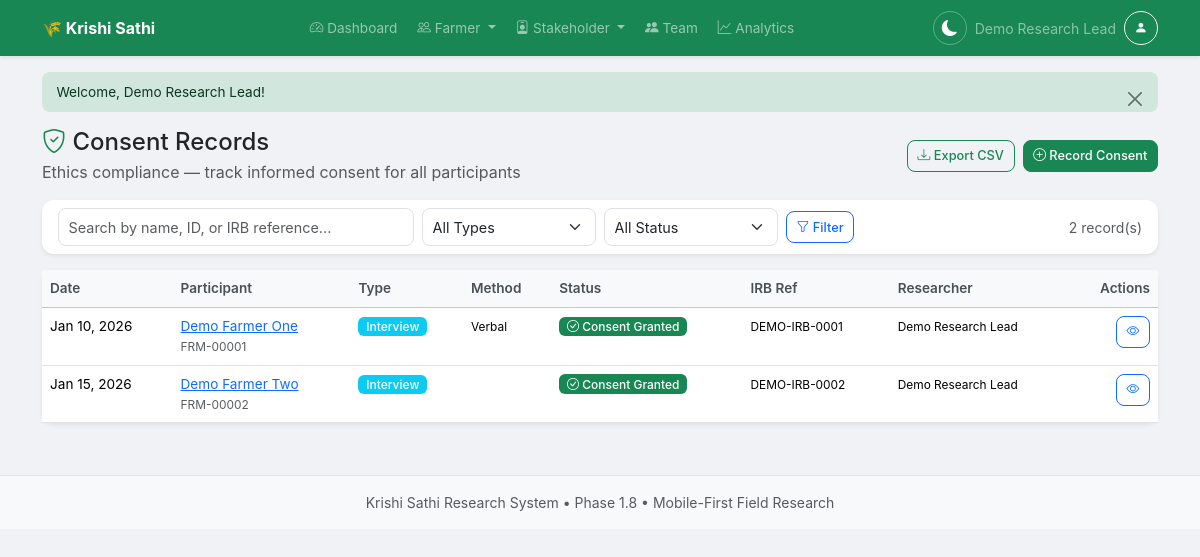
/consent.php (signed in), run on the app's committed database.
### tables this page shows
CREATE TABLE `research_consent_records` (
  `id` int(11) NOT NULL AUTO_INCREMENT,
  `farmer_id` int(11) DEFAULT NULL,
  `participant_id` int(11) DEFAULT NULL,
  `consent_date` date NOT NULL,
  `consent_type` enum('farmer','stakeholder','photo','interview','audio') NOT NULL,
  `consent_status` enum('granted','withdrawn','expired') NOT NULL DEFAULT 'granted',
  `consent_method` enum('verbal','written_digital','written_physical','implied') DEFAULT NULL,
  `consent_form_filename` varchar(255) DEFAULT NULL COMMENT 'Uploaded consent form PDF/image',
  `consent_form_original_name` varchar(255) DEFAULT NULL,
  `irb_reference` varchar(100) DEFAULT NULL COMMENT 'IRB approval reference number',
  `researcher_id` int(11) NOT NULL,
  `witness_name` varchar(100) DEFAULT NULL COMMENT 'Witness for verbal consent',
  `witness_relationship` varchar(100) DEFAULT NULL,
  `notes` text DEFAULT NULL,
  `withdrawn_at` datetime DEFAULT NULL,
  `withdrawn_by` int(11) DEFAULT NULL,
  `created_at` timestamp NOT NULL DEFAULT current_timestamp(),
  PRIMARY KEY (`id`),
  KEY `farmer_id` (`farmer_id`),
  KEY `participant_id` (`participant_id`),
  KEY `researcher_id` (`researcher_id`),
  KEY `withdrawn_by` (`withdrawn_by`),
  CONSTRAINT `research_consent_records_ibfk_1` FOREIGN KEY (`farmer_id`) REFERENCES `research_farmers` (`id`) ON DELETE CASCADE,
  CONSTRAINT `research_consent_records_ibfk_2` FOREIGN KEY (`participant_id`) REFERENCES `research_participants` (`id`) ON DELETE CASCADE,
  CONSTRAINT `research_consent_records_ibfk_3` FOREIGN KEY (`researcher_id`) REFERENCES `research_users` (`id`),
  CONSTRAINT `research_consent_records_ibfk_4` FOREIGN KEY (`withdrawn_by`) REFERENCES `research_users` (`id`)
);

CREATE TABLE `research_farmers` (
  `id` int(11) NOT NULL AUTO_INCREMENT,
  `farmer_id` varchar(50) NOT NULL,
  `name` varchar(255) NOT NULL,
  `phone` varchar(20) DEFAULT NULL,
  `district` varchar(100) DEFAULT NULL,
  `municipality` varchar(100) DEFAULT NULL,
  `ward` varchar(20) DEFAULT NULL,
  `tole` varchar(255) DEFAULT NULL,
  `latitude` decimal(10,7) DEFAULT NULL,
  `longitude` decimal(10,7) DEFAULT NULL,
  `altitude` decimal(8,2) DEFAULT NULL,
  `gps_altitude` decimal(8,2) DEFAULT NULL,
  `gps_accuracy` decimal(10,2) DEFAULT NULL,
  `location_source` varchar(50) DEFAULT NULL,
  `approval_status` varchar(20) DEFAULT NULL,
  `approved_by` int(11) DEFAULT NULL,
  `approved_at` timestamp NULL DEFAULT NULL,
  `gps_timestamp` timestamp NULL DEFAULT NULL,
  `deleted_at` timestamp NULL DEFAULT NULL,
  `deleted_by` int(11) DEFAULT NULL,
  `age_group` varchar(20) DEFAULT NULL,
  `gender` varchar(10) DEFAULT NULL,
  `education_level` varchar(50) DEFAULT NULL,
  `primary_occupation` varchar(100) DEFAULT NULL,
  `land_ownership_type` varchar(50) DEFAULT NULL,
  `irrigation_access` varchar(50) DEFAULT NULL,
  `preferred_language` varchar(50) DEFAULT NULL,
  `cooperative_membership` varchar(100) DEFAULT NULL,
  `created_by` int(11) DEFAULT NULL,
  `created_at` timestamp NOT NULL DEFAULT current_timestamp(),
  `updated_at` timestamp NOT NULL DEFAULT current_timestamp() ON UPDATE current_timestamp(),
  `is_deleted` tinyint(1) NOT NULL DEFAULT 0,
  PRIMARY KEY (`id`),
  UNIQUE KEY `farmer_id` (`farmer_id`),
  KEY `created_by` (`created_by`),
  KEY `research_farmers_deleted_by_fk` (`deleted_by`),
  KEY `idx_farmers_district` (`district`),
  KEY `idx_farmers_is_deleted` (`is_deleted`),
  CONSTRAINT `research_farmers_deleted_by_fk` FOREIGN KEY (`deleted_by`) REFERENCES `research_users` (`id`) ON DELETE SET NULL,
  CONSTRAINT `research_farmers_ibfk_1` FOREIGN KEY (`created_by`) REFERENCES `research_users` (`id`) ON DELETE SET NULL,
  CONSTRAINT `research_farmers_ibfk_2` FOREIGN KEY (`deleted_by`) REFERENCES `research_users` (`id`) ON DELETE SET NULL
);

CREATE TABLE `research_users` (
  `id` int(11) NOT NULL AUTO_INCREMENT,
  `username` varchar(100) NOT NULL,
  `password` varchar(255) NOT NULL,
  `full_name` varchar(255) NOT NULL,
  `phone` varchar(50) DEFAULT NULL,
  `email` varchar(255) DEFAULT NULL,
  `role` enum('lead','editor','contributor','viewer') NOT NULL DEFAULT 'contributor',
  `status` enum('active','inactive') NOT NULL DEFAULT 'active',
  `force_password_change` tinyint(1) NOT NULL DEFAULT 0,
  `last_login` timestamp NULL DEFAULT NULL,
  `created_by` int(11) DEFAULT NULL,
  `created_at` timestamp NOT NULL DEFAULT current_timestamp(),
  `updated_at` timestamp NOT NULL DEFAULT current_timestamp() ON UPDATE current_timestamp(),
  `is_deleted` tinyint(1) NOT NULL DEFAULT 0,
  `deleted_at` timestamp NULL DEFAULT NULL,
  `deleted_by` int(11) DEFAULT NULL,
  PRIMARY KEY (`id`),
  UNIQUE KEY `username` (`username`),
  KEY `research_users_deleted_by_fk` (`deleted_by`),
  KEY `research_users_created_by_fk` (`created_by`),
  CONSTRAINT `research_users_created_by_fk` FOREIGN KEY (`created_by`) REFERENCES `research_users` (`id`) ON DELETE SET NULL,
  CONSTRAINT `research_users_deleted_by_fk` FOREIGN KEY (`deleted_by`) REFERENCES `research_users` (`id`) ON DELETE SET NULL,
  CONSTRAINT `research_users_ibfk_1` FOREIGN KEY (`created_by`) REFERENCES `research_users` (`id`) ON DELETE SET NULL,
  CONSTRAINT `research_users_ibfk_2` FOREIGN KEY (`created_by`) REFERENCES `research_users` (`id`) ON DELETE SET NULL,
  CONSTRAINT `research_users_ibfk_3` FOREIGN KEY (`created_by`) REFERENCES `research_users` (`id`) ON DELETE SET NULL
);

### consent.php (the view, shortened to what this page needs)
<?php
require_once __DIR__ . '/config.php';
$pdo = getDB();
$search = trim($_GET['search'] ?? '');
$whereConditions = [];
$params = [];
$whereClause = count($whereConditions) > 0 ? ' WHERE ' . implode(' AND ', $whereConditions) : '';
$countStmt = $pdo->prepare("SELECT COUNT(*)
    FROM research_consent_records cr
    LEFT JOIN research_farmers rf ON cr.farmer_id = rf.id
    LEFT JOIN research_participants p ON cr.participant_id = p.id
    JOIN research_users ru ON cr.researcher_id = ru.id" . $whereClause);
$countStmt->execute($params);
$totalRecords = (int) $countStmt->fetchColumn();
[$page, $totalPages, $offset] = paginationData($totalRecords);
$sql = "SELECT cr.*,
               rf.name AS farmer_name, rf.farmer_id AS farmer_code,
               p.name AS participant_name, p.participant_id AS participant_code,
               ru.full_name AS researcher_name
        FROM research_consent_records cr
        LEFT JOIN research_farmers rf ON cr.farmer_id = rf.id
        LEFT JOIN research_participants p ON cr.participant_id = p.id
        JOIN research_users ru ON cr.researcher_id = ru.id"
        . $whereClause
        . " ORDER BY cr.created_at DESC"
        . " LIMIT " . PER_PAGE . " OFFSET $offset";
$stmt = $pdo->prepare($sql);
$stmt->execute($params);
$records = $stmt->fetchAll();
include __DIR__ . '/header.php';
?>
<div class="d-flex justify-content-between align-items-center mb-3">
    <div>
        <h4 class="mb-1"><i class="bi bi-shield-check text-success"></i> Consent Records</h4>
        <p class="text-muted mb-0">Ethics compliance — track informed consent for all participants</p>
    </div>
    <div class="d-flex gap-2">
        <?php if (canExport()): ?>
        <a href="<?php echo BASE_URL; ?>/export-consent.php<?php
            $qs = [];
            echo $qs ? '?' . http_build_query($qs) : '';
        ?>" class="btn btn-outline-success btn-sm">
            <i class="bi bi-download"></i> Export CSV
        </a>
        <?php endif; ?>
        <a href="<?php echo BASE_URL; ?>/consent-add.php" class="btn btn-success btn-sm">
            <i class="bi bi-plus-circle"></i> Record Consent
        </a>
    </div>
</div>
<form method="get" class="mb-3">
    <div class="card shadow-sm border-0">
        <div class="card-body py-2">
            <div class="row g-2 align-items-center">
                <div class="col-12 col-md-4">
                    <input type="text" name="search" class="form-control form-control-sm"
                           placeholder="Search by name, ID, or IRB reference..."
                           value="<?php echo htmlspecialchars($search); ?>">
                </div>
                <div class="col-6 col-md-2">
                    <select name="type" class="form-select form-select-sm">
                        <option value="">All Types</option>
                    </select>
                </div>
                <div class="col-6 col-md-2">
                    <select name="status" class="form-select form-select-sm">
                        <option value="">All Status</option>
                    </select>
                </div>
                <div class="col-auto">
                    <button class="btn btn-sm btn-outline-primary" type="submit"><i class="bi bi-funnel"></i> Filter</button>
                </div>
                <div class="col-auto ms-auto">
                    <span class="small text-muted"><?php echo $totalRecords; ?> record(s)</span>
                </div>
            </div>
        </div>
    </div>
</form>
<div class="card shadow-sm border-0">
    <div class="card-body p-0">
        <?php if (count($records) > 0): ?>
        <div class="table-responsive">
            <table class="table table-hover mb-0">
                <thead class="table-light">
                    <tr>
                        <th>Date</th>
                        <th>Participant</th>
                        <th>Type</th>
                        <th>Method</th>
                        <th>Status</th>
                        <th>IRB Ref</th>
                        <th>Researcher</th>
                        <th class="text-end">Actions</th>
                    </tr>
                </thead>
                <tbody>
                    <?php foreach ($records as $r): ?>
                        <tr>
                            <td><?php echo date('M j, Y', strtotime($r['consent_date'])); ?></td>
                            <td>
                                <?php if ($r['farmer_id']): ?>
                                    <a href="<?php echo BASE_URL; ?>/farmer-view.php?id=<?php echo $r['farmer_id']; ?>">
                                        <?php echo htmlspecialchars($r['farmer_name'] ?? 'Farmer #' . $r['farmer_id']); ?>
                                    </a>
                                    <br><small class="text-muted"><?php echo htmlspecialchars($r['farmer_code'] ?? ''); ?></small>
                                <?php else: ?>
                                    <span class="text-muted">—</span>
                                <?php endif; ?>
                            </td>
                            <td><span class="badge bg-info"><?php echo ucfirst($r['consent_type']); ?></span></td>
                            <td><small><?php
                                $methodLabels = ['verbal' => 'Verbal', 'written_digital' => 'Digital', 'written_physical' => 'Physical', 'implied' => 'Implied'];
                                echo $methodLabels[$r['consent_method']] ?? ucfirst($r['consent_method'] ?? '-');
                            ?></small></td>
                            <td><?php echo consentBadge($r); ?></td>
                            <td><small><?php echo htmlspecialchars($r['irb_reference'] ?: '-'); ?></small></td>
                            <td><small><?php echo htmlspecialchars($r['researcher_name']); ?></small></td>
                            <td class="text-end">
                                <a href="<?php echo BASE_URL; ?>/consent-view.php?id=<?php echo $r['id']; ?>"
                                   class="btn btn-sm btn-outline-primary" title="View">
                                    <i class="bi bi-eye"></i>
                                </a>
                            </td>
                        </tr>
                    <?php endforeach; ?>
                </tbody>
            </table>
        </div>
        <?php endif; ?>
    </div>
</div>
<?php include __DIR__ . '/footer.php'; ?>

### config.php (shortened to what this page needs)
<?php
function currentUserRole(): string {
    return $_SESSION['research_user_role'] ?? 'contributor';
}
function isLead(): bool {
    return currentUserRole() === 'lead';
}
function canExport(): bool {
    return isLead() || isEditor();
}
function paginationData(int $totalRecords): array {
    $page = max(1, (int) ($_GET['page'] ?? 1));
    $totalPages = max(1, (int) ceil($totalRecords / PER_PAGE));
    $offset = ($page - 1) * PER_PAGE;
    return [$page, $totalPages, $offset];
}
function consentBadge(?array $consent): string {
    if ($consent['consent_status'] === 'granted') {
        $method = $consent['consent_method'] ?? 'unknown';
        $date = date('M j, Y', strtotime($consent['consent_date']));
        $methodLabels = ['verbal' => 'Verbal', 'written_digital' => 'Digital', 'written_physical' => 'Physical', 'implied' => 'Implied'];
        $methodLabel = $methodLabels[$method] ?? ucfirst($method);
        return '<span class="badge bg-success" title="Consented ' . $date . ' (' . $methodLabel . ')"><i class="bi bi-check-circle"></i> Consent Granted</span>';
    }
    return '<span class="badge bg-secondary"><i class="bi bi-clock"></i> Expired</span>';
}

### assets/css/style.css (style rules this page uses)
:root { --brand-green: #198754; --brand-green-dark: #146c43; --bottom-nav-height: 64px; --top-nav-height: 56px; --safe-bottom: env(safe-area-inset-bottom, 0px); --radius-sm: 8px; --radius-md: 12px; --radius-lg: 16px; --shadow-card: 0 2px 8px rgba(0,0,0,0.06); --shadow-nav: 0 -2px 12px rgba(0,0,0,0.08); }
* { box-sizing: border-box; }
html { font-size: 16px; -webkit-text-size-adjust: 100%; }
body { background: #f0f2f5; font-family: -apple-system, BlinkMacSystemFont, "Segoe UI", Roboto, "Helvetica Neue", Arial, sans-serif; padding-bottom: calc(var(--bottom-nav-height) + var(--safe-bottom) + 8px); padding-top: var(--top-nav-height); min-height: 100vh; overflow-x: hidden; }
.card { border-radius: var(--radius-md); box-shadow: var(--shadow-card); border: none; margin-bottom: 0.75rem; }
.card-body { padding: 1rem; }
.form-control, .form-select { font-size: 16px !important; border-radius: var(--radius-sm); padding: 0.6rem 0.75rem; min-height: 44px; border: 1px solid #dee2e6; }
.form-control-sm, .form-select-sm { min-height: 40px; font-size: 0.85rem; padding: 0.45rem 0.6rem; }
.btn { border-radius: var(--radius-sm); font-weight: 500; padding: 0.5rem 1rem; min-height: 44px; font-size: 0.9rem; transition: all 0.15s ease; -webkit-tap-highlight-color: transparent; }
.btn-sm { min-height: 36px; padding: 0.3rem 0.6rem; font-size: 0.8rem; }
.btn-success { background: var(--brand-green); border-color: var(--brand-green); }
.badge { font-weight: 500; padding: 0.3em 0.65em; font-size: 0.75rem; }
.table { margin-bottom: 0; font-size: 0.85rem; }
.table th { font-weight: 600; color: #495057; white-space: nowrap; }
@media (min-width: 768px) { body { padding-bottom: 1rem; } }
@media (min-width: 768px) { .form-control, .form-select { font-size: 0.9rem !important; min-height: 38px; } }
@media (min-width: 768px) { .btn { min-height: 38px; } }
@media (min-width: 768px) { .btn-sm { min-height: 32px; } }

### data on the page
research_consent_records: consent_date "Jan 10, 2026", farmer.name "Demo Farmer One", farmer.farmer_id "FRM-00001", consent_type "Interview", consent_method "Verbal", irb_reference "DEMO-IRB-0001", researcher.full_name "Demo Research Lead"
research_consent_records: consent_date "Jan 15, 2026", farmer.name "Demo Farmer Two", farmer.farmer_id "FRM-00002", consent_type "Interview", irb_reference "DEMO-IRB-0002", researcher.full_name "Demo Research Lead"

### other printed values
currentUserName() "Demo Research Lead"
$flash['message'] "Welcome, Demo Research Lead!"
$totalRecords "2"
